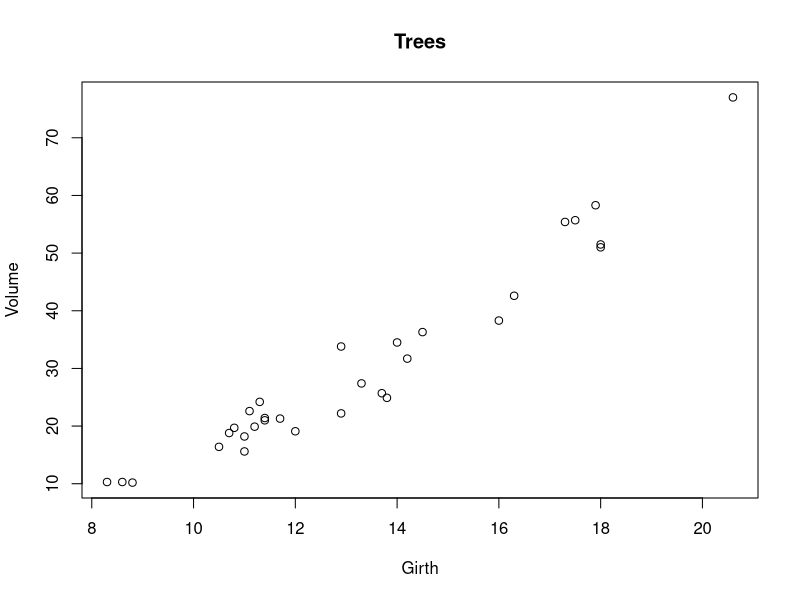
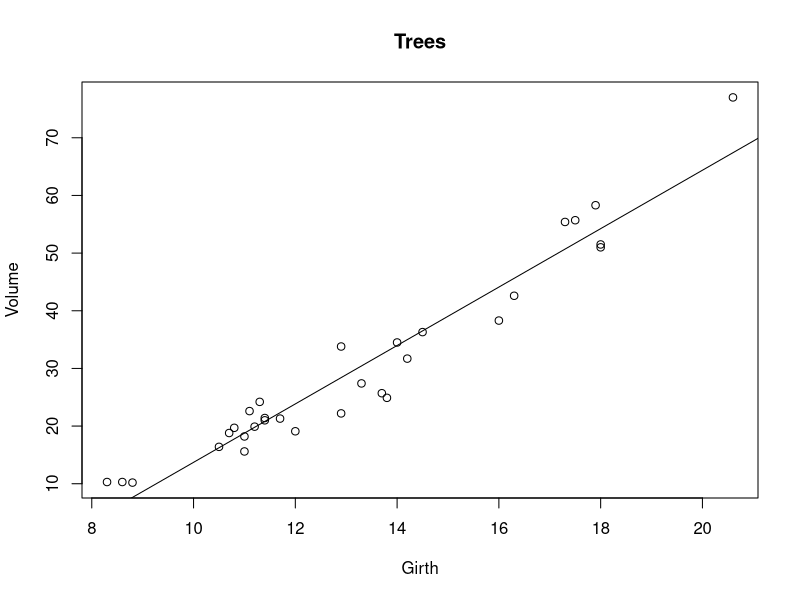
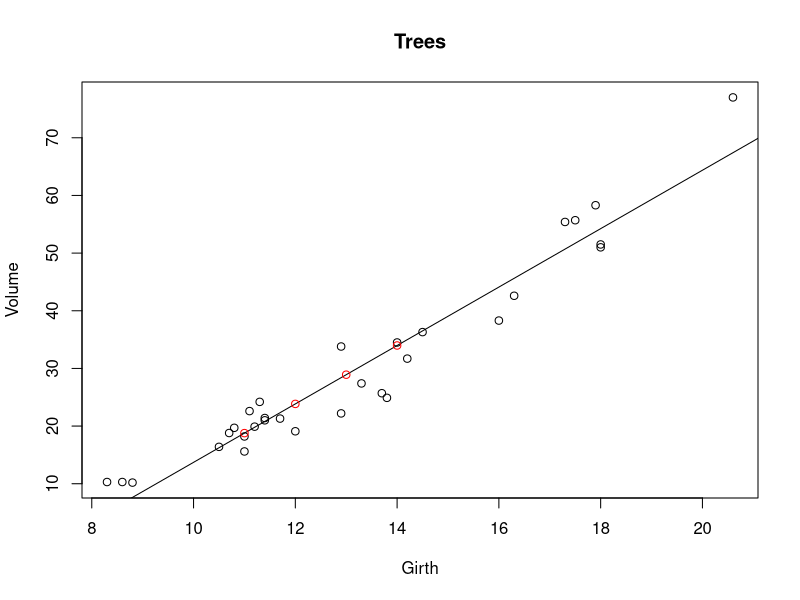
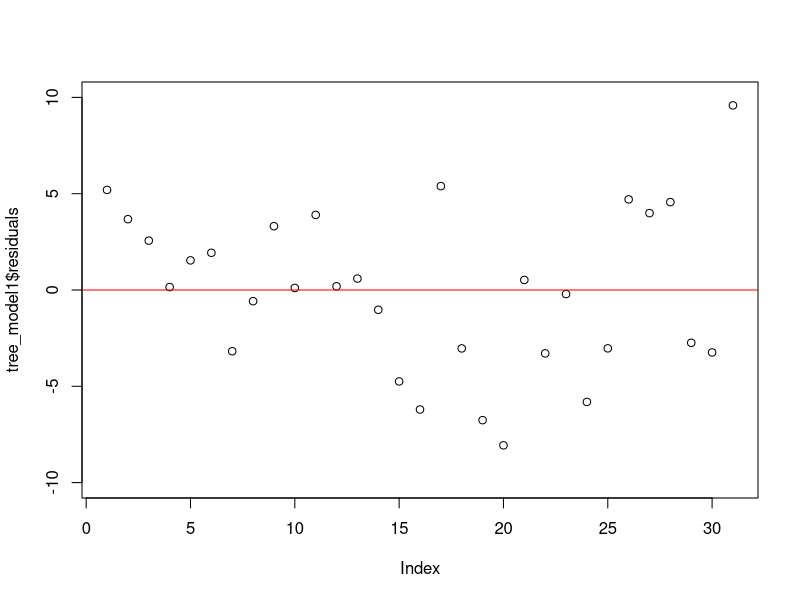
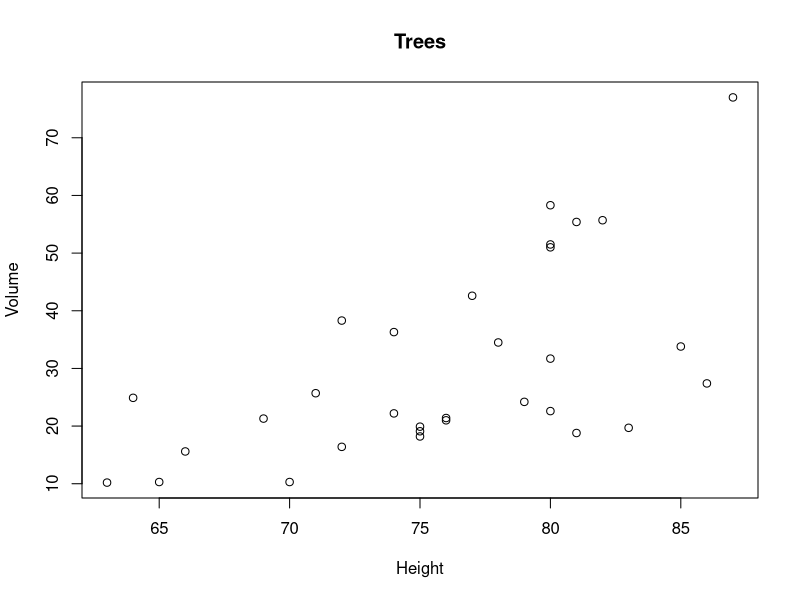
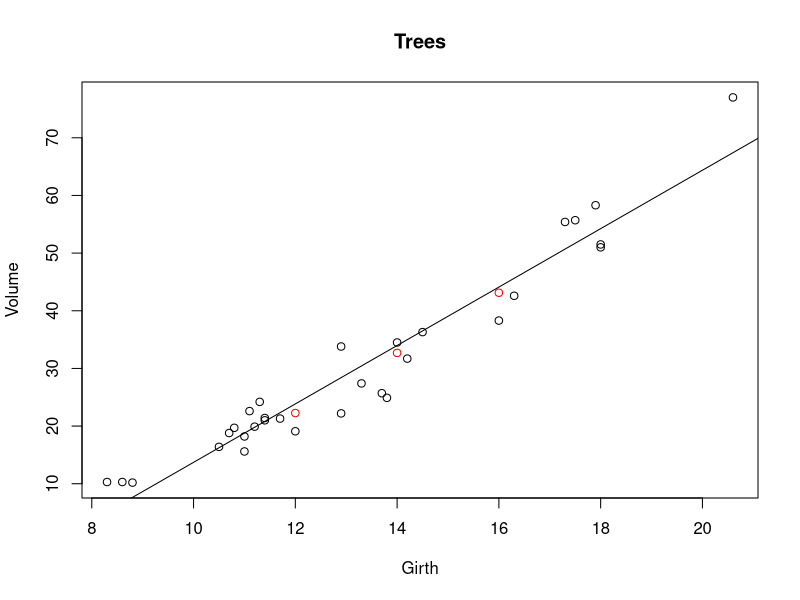
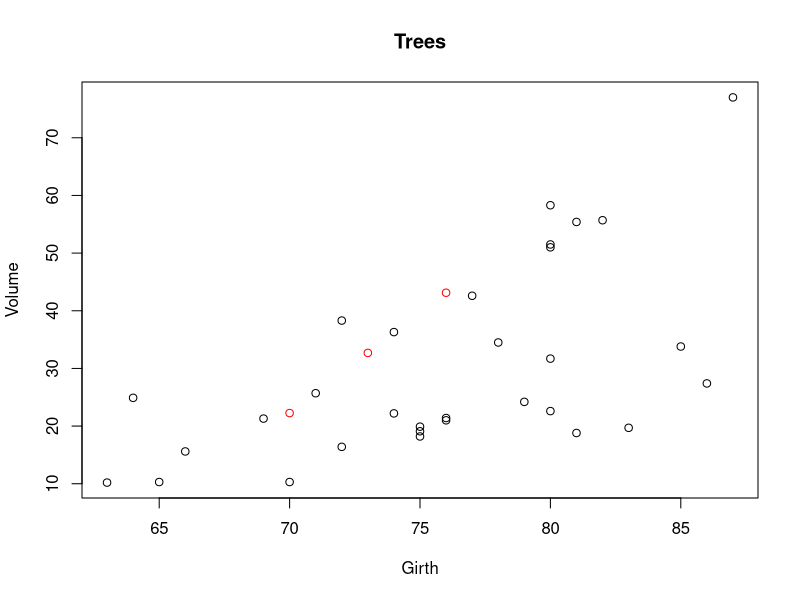
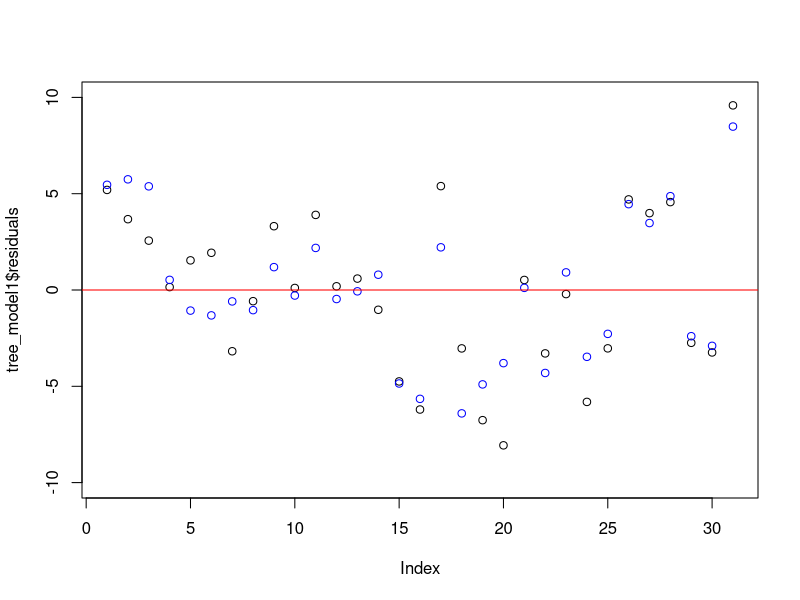

Write R code to recreate these figures, in order.
## ---- chunk 1
plot(trees$Girth, trees$Volume, xlab = "Girth", ylab = "Volume", main = "Trees")
## ---- chunk 2
tree_model1 <- lm(Volume ~ Girth, data = trees)
tree_model1
## ---- chunk 3
plot(trees$Girth, trees$Volume, xlab = "Girth", ylab = "Volume", main = "Trees")
abline(tree_model1)
## ---- chunk 4
predictions1 <- predict(tree_model1, data.frame(Girth = 11:14))
predictions1

plot(trees$Girth, trees$Volume, xlab = "Girth", ylab = "Volume", main = "Trees")
abline(tree_model1)
points(11:14, predictions1, col = "red")
## ---- chunk 5
plot(tree_model1$residuals, ylim = c(-10, 10))
abline(h = 0, col = "red")
## ---- chunk 6
plot(trees$Height, trees$Volume, xlab = "Height", ylab = "Volume", main = "Trees")
## ---- chunk 7
tree_model2 <- lm(Volume ~ Girth + Height, data = trees)
tree_model2
## ---- chunk 8
predictions2 <- predict(tree_model2, data.frame(Girth = c(12, 14, 16), 
                                                Height = c(70, 73, 76)))
predictions2
## ---- chunk 9
plot(trees$Girth, trees$Volume, xlab = "Girth", ylab = "Volume", main = "Trees")
points(c(12, 14, 16), predictions2, col = "red")
abline(tree_model1)

plot(trees$Height, trees$Volume, xlab = "Girth", ylab = "Volume", main = "Trees")
points(c(70, 73, 76), predictions2, col = "red")
## ---- chunk 10
plot(tree_model1$residuals, ylim = c(-10, 10))
points(tree_model2$residuals, ylim = c(-10, 10), col = "blue")
abline(h = 0, col = "red")
